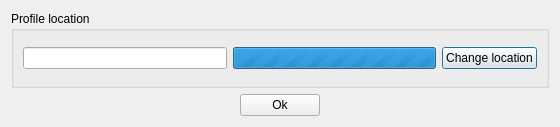
<?xml version="1.0" encoding="UTF-8"?>
<ui version="4.0">
 <class>Dialog</class>
 <widget class="QDialog" name="Dialog">
  <property name="geometry">
   <rect>
    <x>0</x>
    <y>0</y>
    <width>560</width>
    <height>127</height>
   </rect>
  </property>
  <property name="windowTitle">
   <string>Dialog</string>
  </property>
  <layout class="QVBoxLayout" name="verticalLayout_2">
   <item>
    <layout class="QVBoxLayout" name="verticalLayout" stretch="0">
     <item>
      <widget class="QGroupBox" name="horizontalGroupBox">
       <property name="title">
        <string>Profile location</string>
       </property>
       <layout class="QHBoxLayout" name="horizontalLayout">
        <item>
         <widget class="QLineEdit" name="line_location">
          <property name="readOnly">
           <bool>true</bool>
          </property>
         </widget>
        </item>
        <item>
         <widget class="QProgressBar" name="progress_location">
          <property name="maximum">
           <number>0</number>
          </property>
          <property name="value">
           <number>-1</number>
          </property>
         </widget>
        </item>
        <item>
         <widget class="QPushButton" name="btn_location">
          <property name="text">
           <string>Change location</string>
          </property>
         </widget>
        </item>
       </layout>
      </widget>
     </item>
    </layout>
   </item>
   <item>
    <layout class="QHBoxLayout" name="horizontalLayout_2">
     <item>
      <spacer name="horizontalSpacer">
       <property name="orientation">
        <enum>Qt::Horizontal</enum>
       </property>
       <property name="sizeHint" stdset="0">
        <size>
         <width>40</width>
         <height>20</height>
        </size>
       </property>
      </spacer>
     </item>
     <item>
      <widget class="QPushButton" name="btn_ok">
       <property name="text">
        <string>Ok</string>
       </property>
      </widget>
     </item>
     <item>
      <spacer name="horizontalSpacer_2">
       <property name="orientation">
        <enum>Qt::Horizontal</enum>
       </property>
       <property name="sizeHint" stdset="0">
        <size>
         <width>40</width>
         <height>20</height>
        </size>
       </property>
      </spacer>
     </item>
    </layout>
   </item>
  </layout>
 </widget>
 <resources/>
 <connections/>
</ui>
